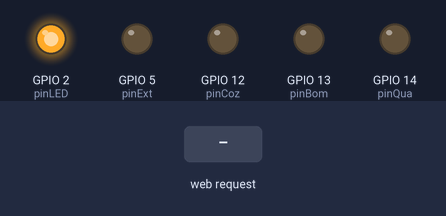
The sketch below on a simulated ESP8266 (NodeMCU). Shown: output pins drawn as LEDs (lit = HIGH). The inputs (shaded band) are chosen by the test bench. WiFi joins after 1.5 s; servers stay silent unless stated; network time is answered at once with the bench clock; the local clock reads 2024-03-15 10:24:30 at power-on unless the sketch sets it; what the sketch prints to the serial monitor is not drawn.

Above: at 2.7 s.
2.8 s: HTTP request GET /iluext received
At 4.0 s:
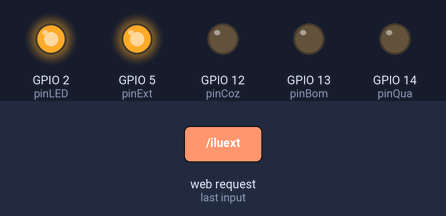
4.3 s: HTTP request GET /ilucoz received
At 5.2 s:
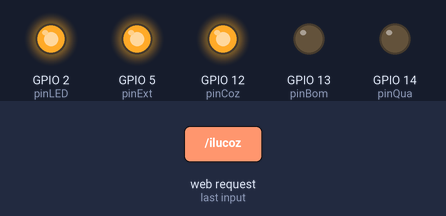
5.8 s: HTTP request GET /iluqua received
At 6.3 s:
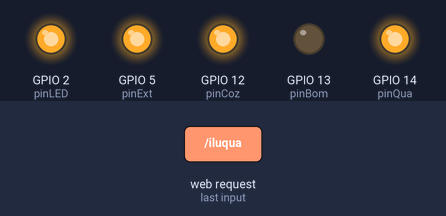
7.3 s: HTTP request GET /atvbom received
At 8.5 s:
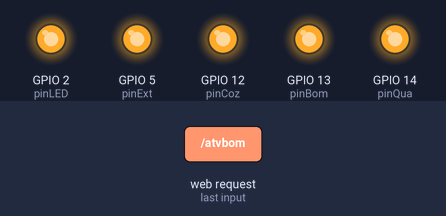
8.8 s: HTTP request GET /iluext received
At 9.8 s:
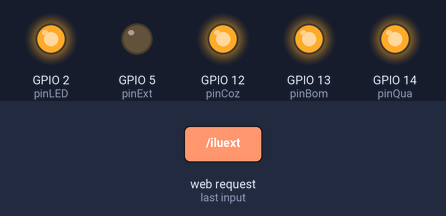
10.3 s: HTTP request GET /ilucoz received
At 11.0 s:
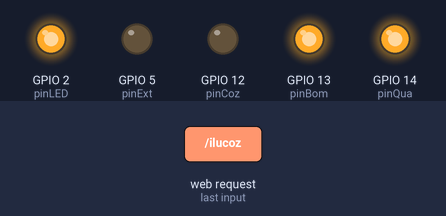
Timing chart, 0 to 31.5 s (numbered marks = the images above; inputs shaded):
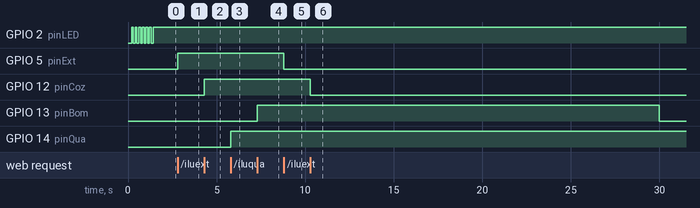

Measured:
- after the input at 2.8 s, GPIO 5 (pinExt): LOW → HIGH at once
- after the input at 4.3 s, GPIO 12 (pinCoz): LOW → HIGH at once
- after the input at 5.8 s, GPIO 14 (pinQua): LOW → HIGH at once
- after the input at 7.3 s, GPIO 13 (pinBom): LOW → HIGH at once
- after the input at 8.8 s, GPIO 5 (pinExt): HIGH → LOW at once
- after the input at 10.3 s, GPIO 12 (pinCoz): HIGH → LOW at once

The sketch:

Sophia_v3.ino
```cpp
//De um apaixonado por tecnologia parte dois
#include <ESP8266WiFi.h>
#include <WiFiClient.h>
#include <ESP8266WebServer.h>
#include <ESP8266mDNS.h>
#include <NTPClient.h>

int cont=0;
int minDia;
int capturaTemp;
bool sinal=false;
bool stsQua=false;
bool stsExt=false;
bool stsCoz=false;
bool bombPlant=false;
bool umaVezBom=false;
bool direto = true;
String site;
String comando;
unsigned long agora=0;
unsigned long antes=0;
unsigned long antesOf=0;
unsigned long antesVi=0;
const int fuso=-3*3600;
byte hora;
byte minuto;

const int perConex = 100;
const int perVig = 30000;
const unsigned long perData=300000; //5 minutos
const byte pinLED = 2;
const byte pinExt = 5;
const byte pinCoz = 12;
const byte pinQua = 14;
const byte pinBom = 13;

IPAddress ipESP(192,168,1,42);
IPAddress ipRot(192,168,1,254);
IPAddress Masc(255,255,255,0);

WiFiUDP ntpUDP;
NTPClient timeClient(ntpUDP,fuso);

const char* rede = "Dalekinho";
const char* senha = "banacafalata";

WiFiServer concursado(80); //todo concursado é um SeRvIDoR, entendeu? kkkkkkk

void setup() {
Serial.begin(115200);
timeClient.begin();
  pinMode(pinExt, OUTPUT);
  pinMode(pinCoz, OUTPUT);
  pinMode(pinQua, OUTPUT);
  pinMode(pinBom, OUTPUT);
  pinMode(pinLED, OUTPUT);
  digitalWrite(pinCoz,0);
  digitalWrite(pinQua,0);
  digitalWrite(pinExt,0);
  digitalWrite(pinBom,0);
    WiFi.begin(rede, senha);
      while (!WiFi.isConnected()){
        agora=millis();
          if (agora-antes>perConex){
            Serial.print("-");
              digitalWrite(pinLED,sinal);
          sinal=!sinal;
          cont++;
          antes=agora;
          }
          if (cont>3000){
            ESP.restart();
          }
      }
        Serial.println("| Dentro ;)");
        digitalWrite(pinLED,HIGH); //vai manter a luz desligada (sim o comando é invertido mesmo) para não ofuscar a noite
          WiFi.config(ipESP, ipRot, Masc); //GARANTE O IP FIXO (Em caso de aplicação externa desativar isso)
          //Serial.print("IP(var) ESP: ");
          //Serial.println(WiFi.localIP());
            concursado.begin();
              Serial.println("Servidor Iniciado");
              site="<!DOCTYPE html> <html lang=\"pt-br\"> <head> <meta charset=\"UTF-8\"> <meta name=\"viewport\" content=\"width=device-width, initial-scale=1.0\"> <title>qua:0-coz:0-ext:0-bom:0</title> <style> .box{ display: flex; flex-direction: column; justify-content: center; width: 45vw; height: 30vh; } .info { display: flex; justify-content: center; align-items: center; height: 50px; color: #290404; border: 1px solid #031823; border-radius: 10px; font-size: 25px; margin-bottom: 10px; } body { background-color: #01180b; display: flex; flex-direction: row; justify-content: center; } </style> </head> <body> <span class=\"box\"> <span id=\"qua\" style=\"background-color: #252525;\" class=\"info\">Quarto: apagado</span> <span id=\"coz\" style=\"background-color: #252525;\" class=\"info\">Cozinha: apagado</span> <span id=\"ext\" style=\"background-color: #252525;\" class=\"info\">Externo: apagado</span> <span id=\"bom\" style=\"background-color: #252525;\" class=\"info\">Bomba: desligado</span> </span> </body> </html>";
                antes=0;
}

void loop() {
agora=millis();
  WiFiClient cliente = concursado.available(); //Verifica se algum cliente solicitou algo, o valor retornado trata-se de um bool
    //Serial.println(cliente); Tão rápido que nem dá pra ver
    if (cliente){
        comando=cliente.readStringUntil('\r');
        Serial.println(comando);
          if (comando.indexOf("/iluext") != -1) {
            stsExt=!stsExt;
            digitalWrite(pinExt,stsExt);
            Serial.println("Externo:"+String(stsExt));
              if (stsExt){
                site.replace("Externo: apagado","Externo: ligado");
                site.replace("ext\" style=\"background-color: #252525","ext\" style=\"background-color: #21ff4e");
                site.replace("ext:0","ext:1");
              }else{
                site.replace("Externo: ligado","Externo: apagado");
                site.replace("ext\" style=\"background-color: #21ff4e","ext\" style=\"background-color: #252525");
                site.replace("ext:1","ext:0");
              }
                cliente.print(site);
                cliente.stop();
          } else {
              if (comando.indexOf("/ilucoz") != -1) {
                stsCoz=!stsCoz;
                digitalWrite(pinCoz,stsCoz);
                Serial.println("Cozinha:"+String(stsCoz));
                  if (stsCoz){
                    site.replace("Cozinha: apagado","Cozinha: ligado");
                    site.replace("coz\" style=\"background-color: #252525","coz\" style=\"background-color: #21ff4e");
                    site.replace("coz:0","coz:1");
                  }else{
                    site.replace("Cozinha: ligado","Cozinha: apagado");
                    site.replace("coz\" style=\"background-color: #21ff4e","coz\" style=\"background-color: #252525");
                    site.replace("coz:1","coz:0");
                  }
                    cliente.print(site);
                    cliente.stop();
              }else{
                  if (comando.indexOf("/iluqua") != -1) {
                    stsQua=!stsQua;
                    digitalWrite(pinQua,stsQua);
                    Serial.println("Quarto:"+String(stsQua));
                      if (stsQua){
                        site.replace("Quarto: apagado","Quarto: ligado");
                        site.replace("qua\" style=\"background-color: #252525","qua\" style=\"background-color: #21ff4e");
                        site.replace("qua:0","qua:1");
                      }else{
                        site.replace("Quarto: ligado","Quarto: apagado");
                        site.replace("qua\" style=\"background-color: #21ff4e","qua\" style=\"background-color: #252525");
                        site.replace("qua:1","qua:0");
                      }
                      cliente.print(site);
                      cliente.stop();
                        } else {
                          if (comando.indexOf("/atvbom") != -1) {
                            bombPlant=true;
                            umaVezBom=true;
                              Serial.println("Bomba Plantada");
                                site.replace("Bomba: desligado","Bomba: Ligado");
                                site.replace("bom\" style=\"background-color: #252525","bom\" style=\"background-color: #21ff4e");
                                site.replace("bom:0","bom:1");
                                  cliente.print(site);
                                  cliente.stop();
                          } else {
                            cliente.print(site);
                            cliente.stop();
                          }
                        }
              }

          }
    }

    if (bombPlant){
      digitalWrite(pinBom,1);

      if (umaVezBom){
        capturaTemp=minDia;
        umaVezBom=false;
      }
      //Temporizador
      if (minDia>capturaTemp+20){
          digitalWrite(pinBom,0);
            bombPlant=false;
            Serial.println("Bomba Desarmada!");
              site.replace("Bomba: Ligado","Bomba: desligado");
              site.replace("bom\" style=\"background-color: #21ff4e","bom\" style=\"background-color: #252525");
              site.replace("bom:1","bom:0");
                cliente.print(site);
                cliente.stop();
      }
    }

      if (agora-antes>perData || direto){ //O direto permite ele passar uma vez apenas diretamente.
        timeClient.update();
          hora=timeClient.getHours();
          minuto=timeClient.getMinutes();
            Serial.println(String(hora)+":"+String(minuto)+"h - Atualizado da Internet");
      antes=agora;
      direto=false;
      } else{
        if (agora-antesOf>=60000){
          minuto++;
            if (minuto>=60){
              minuto=0;
              hora++;
                if (hora>=24){
                  hora=0;
                }
            }
            antesOf=agora;
            Serial.println(String(hora)+":"+String(minuto)+"h - offline");


        }
      }

      //VIGIA QUE FARÁ OS ACIONAMENTOS
            if (agora-antesVi>perVig){
              minDia=hora*60+minuto;
                //SE ENTRE 18:00h e 5:45h LIGAR LAMPADAS EXTERNAS
                  if (minDia>=1080 || minDia <=345){
                    if (!stsExt){
                      stsExt=true;
                      digitalWrite(pinExt,stsExt);
                        Serial.println("Vigia Ativado -> Externo:"+String(stsExt));
                          site.replace("Externo: apagado","Externo: ligado");
                          site.replace("ext\" style=\"background-color: #252525","ext\" style=\"background-color: #21ff4e");
                          site.replace("ext:0","ext:1");
                            cliente.print(site);
                              cliente.stop();
                    }
                  } else{
                    if (stsExt){
                      stsExt=false;
                      digitalWrite(pinExt,stsExt);
                        Serial.println("Vigia Ativado -> Externo:"+String(stsExt));
                          site.replace("Externo: ligado","Externo: apagado");
                            site.replace("ext\" style=\"background-color: #21ff4e","ext\" style=\"background-color: #252525");
                          site.replace("ext:1","ext:0");
                            cliente.stop();
                            cliente.print(site);
                              cliente.stop();
                    }
                  }

                  //Bomba de ÁGUA
                  if (minDia>=600 || minDia<=620){
                    digitalWrite(pinBom,1);
                    site.replace("Bomba: desligado","Bomba: Ligado");
                    site.replace("bom\" style=\"background-color: #252525","bom\" style=\"background-color: #21ff4e");
                    site.replace("bom:0","bom:1");
                      cliente.print(site);
                      cliente.stop();
                  }else{
                    digitalWrite(pinBom,0);
                    site.replace("Bomba: Ligado","Bomba: desligado");
                    site.replace("bom\" style=\"background-color: #21ff4e","bom\" style=\"background-color: #252525");
                    site.replace("bom:1","bom:0");
                      cliente.print(site);
                      cliente.stop();
                  }
              antesVi=agora;
              }
//delay(500);
}
```
